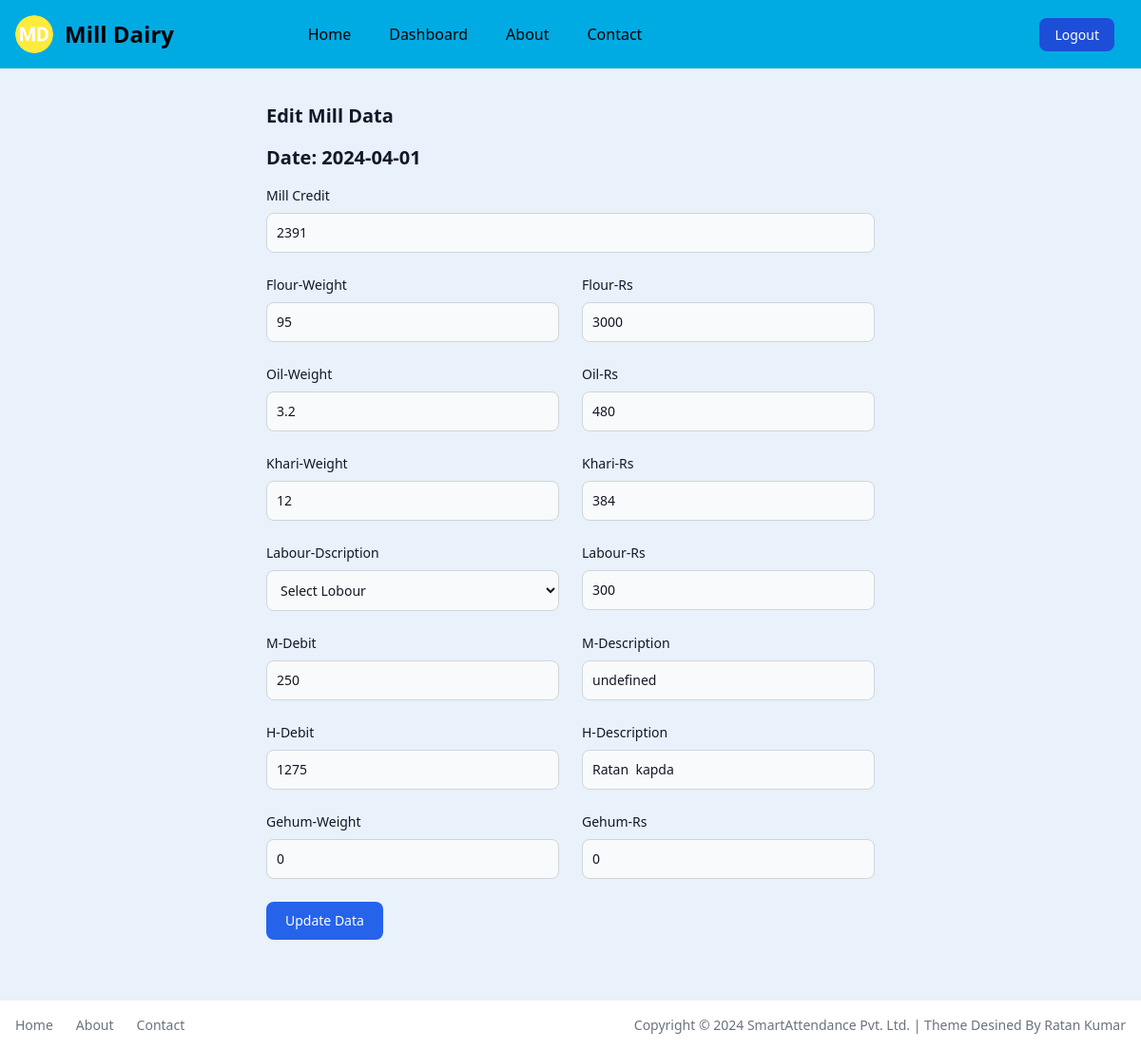
The app's page /edit_data/1 (signed in) with its own data.
### app.py (models this page shows, shortened)
class MillData(db.Model):
    id = db.Column(db.Integer, primary_key=True)
    user_id = db.Column(db.Integer, db.ForeignKey('user.id'), nullable=False)
    date = db.Column(db.Date, default=datetime.datetime.now)
    mill_credit = db.Column(db.Integer, nullable=False)
    flour_weight = db.Column(db.Integer, nullable=False)
    flour_rs = db.Column(db.Integer, nullable=False)
    oil_weight = db.Column(db.Integer, nullable=False)
    oil_rs = db.Column(db.Integer, nullable=False)
    khari_weight = db.Column(db.Integer, nullable=False)
    khari_rs = db.Column(db.Integer, nullable=False)
    labour_dscri = db.Column(db.String(100), nullable=False)
    labour_rs = db.Column(db.Integer, nullable=False)
    mill_debit = db.Column(db.Integer, nullable=False)
    mill_dscri = db.Column(db.String(100), nullable=False)
    home_debit = db.Column(db.Integer, nullable=False)
    home_dscri = db.Column(db.String(100), nullable=False)
    gehum_weight = db.Column(db.Integer, nullable=False)
    gehum_rs = db.Column(db.Integer, nullable=False)
    total_credit = db.Column(db.Integer, nullable=False)
    total_debit = db.Column(db.Integer, nullable=False)
    user = db.relationship('User', backref=db.backref('milldatas', lazy=True))

### app.py (the view)
@app.route('/edit_data/<int:data_id>', methods=['GET'])
def edit_data(data_id):
    if 'email' in session:
        user = User.query.filter_by(email=session['email']).first()
        mill_data = MillData.query.filter_by(id=data_id, user_id=user.id).first()
        if not mill_data:
            flash('Data not found or you do not have permission to edit this data.', 'error')
            return redirect('/dashboard')
        return render_template('edit_data.html', mill_data=mill_data)
    else:
        flash('You need to login first.', 'error')
        return redirect('/login')

### templates/edit_data.html (shortened to what this page needs)
{% extends 'layout.html' %}
{% block content %}
<div class="pt-[44px] w-full">
    <section class="bg-[#E9F1FA] dark:bg-gray-900">
        <div class="py-8 px-4 mx-auto max-w-2xl lg:py-16">
            <h2 class="mb-4 text-xl font-bold text-gray-900 dark:text-white">Edit Mill Data</h2>
            <h2 class="mb-4 text-xl font-bold text-gray-900 dark:text-white">Date: {{ mill_data.date }}</h2>
            <form action="{{ url_for('update_data', data_id=mill_data.id) }}" method="post">
                <div class="grid gap-4 sm:grid-cols-2 sm:gap-6">
                    <div class="sm:col-span-2">
                        <label for="Mill Credit" class="block mb-2 text-sm font-medium text-gray-900 dark:text-white">
                            Mill Credit
                        </label>
                        <input type="number" name="m_credit" value="{{ mill_data.mill_credit }}" class="bg-gray-50 border border-gray-300 text-gray-900 text-sm rounded-lg focus:ring-primary-600 focus:border-primary-600 block w-full p-2.5 dark:bg-gray-700 dark:border-gray-600 dark:placeholder-gray-400 dark:text-white dark:focus:ring-primary-500 dark:focus:border-primary-500" required>
                    </div>
                    <div>
                        <label for="Flour-Weight" class="block mb-2 text-sm font-medium text-gray-900 dark:text-white">
                            Flour-Weight
                        </label>
                        <input type="number" step="0.01" name="flour_weight" value="{{ mill_data.flour_weight }}" class="bg-gray-50 border border-gray-300 text-gray-900 text-sm rounded-lg focus:ring-primary-600 focus:border-primary-600 block w-full p-2.5 dark:bg-gray-700 dark:border-gray-600 dark:placeholder-gray-400 dark:text-white dark:focus:ring-primary-500 dark:focus:border-primary-500" required>
                    </div>
                    <div class="w-full">
                        <label for="FLOUR-Rs" class="block mb-2 text-sm font-medium text-gray-900 dark:text-white">
                            Flour-Rs
                        </label>
                        <input type="number" name="flour_rs" value="{{ mill_data.flour_rs }}" class="bg-gray-50 border border-gray-300 text-gray-900 text-sm rounded-lg focus:ring-primary-600 focus:border-primary-600 block w-full p-2.5 dark:bg-gray-700 dark:border-gray-600 dark:placeholder-gray-400 dark:text-white dark:focus:ring-primary-500 dark:focus:border-primary-500" required>
                    </div>
                    <div>
                        <label for="Oil-Weight" class="block mb-2 text-sm font-medium text-gray-900 dark:text-white">
                            Oil-Weight
                        </label>
                        <input type="number" step="0.01" name="oil_weight" value="{{ mill_data.oil_weight }}" class="bg-gray-50 border border-gray-300 text-gray-900 text-sm rounded-lg focus:ring-primary-600 focus:border-primary-600 block w-full p-2.5 dark:bg-gray-700 dark:border-gray-600 dark:placeholder-gray-400 dark:text-white dark:focus:ring-primary-500 dark:focus:border-primary-500" placeholder="12Kg" required="">
                    </div>
                    <div class="w-full">
                        <label for="Oil-Rs" class="block mb-2 text-sm font-medium text-gray-900 dark:text-white">
                            Oil-Rs
                        </label>
                        <input type="number" name="oil_rs" value="{{ mill_data.oil_rs }}" class="bg-gray-50 border border-gray-300 text-gray-900 text-sm rounded-lg focus:ring-primary-600 focus:border-primary-600 block w-full p-2.5 dark:bg-gray-700 dark:border-gray-600 dark:placeholder-gray-400 dark:text-white dark:focus:ring-primary-500 dark:focus:border-primary-500" placeholder="Rs.2999" required="">
                    </div>
                    <div>
                        <label for="khari-Weight" class="block mb-2 text-sm font-medium text-gray-900 dark:text-white">
                            Khari-Weight
                        </label>
                        <input type="number" step="0.01" name="khari_weight" value="{{ mill_data.khari_weight }}" class="bg-gray-50 border border-gray-300 text-gray-900 text-sm rounded-lg focus:ring-primary-600 focus:border-primary-600 block w-full p-2.5 dark:bg-gray-700 dark:border-gray-600 dark:placeholder-gray-400 dark:text-white dark:focus:ring-primary-500 dark:focus:border-primary-500" placeholder="12Kg" required="">
                    </div>
                    <div class="w-full">
                        <label for=" Khari-Rs" class="block mb-2 text-sm font-medium text-gray-900 dark:text-white">
                            Khari-Rs
                        </label>
                        <input type="number" name="khari_rs" value="{{ mill_data.khari_rs }}" class="bg-gray-50 border border-gray-300 text-gray-900 text-sm rounded-lg focus:ring-primary-600 focus:border-primary-600 block w-full p-2.5 dark:bg-gray-700 dark:border-gray-600 dark:placeholder-gray-400 dark:text-white dark:focus:ring-primary-500 dark:focus:border-primary-500" placeholder="Rs.2999" required="">
                    </div>
                    <div>
                        <label for="Labour-Dscri" class="block mb-2 text-sm font-medium text-gray-900 dark:text-white">
                            Labour-Dscription
                        </label>
                        <select id="category" name="labour_dscri" value="{{ mill_data.labour_dscri }}" required=""
                            class="bg-gray-50 border border-gray-300 text-gray-900 text-sm rounded-lg focus:ring-primary-500 focus:border-primary-500 block w-full p-2.5 dark:bg-gray-700 dark:border-gray-600 dark:placeholder-gray-400 dark:text-white dark:focus:ring-primary-500 dark:focus:border-primary-500">
                            <option selected="">Select Lobour</option>
                        </select>
                    </div>
                    <div class="w-full">
                        <label for="Labour-Rs" class="block mb-2 text-sm font-medium text-gray-900 dark:text-white">
                            Labour-Rs
                        </label>
                        <input type="number" name="labour_rs" value="{{ mill_data.labour_rs }}" class="bg-gray-50 border border-gray-300 text-gray-900 text-sm rounded-lg focus:ring-primary-600 focus:border-primary-600 block w-full p-2.5 dark:bg-gray-700 dark:border-gray-600 dark:placeholder-gray-400 dark:text-white dark:focus:ring-primary-500 dark:focus:border-primary-500" placeholder="Rs.2999" required="">
                    </div>
                    <div class="w-full">
                        <label for="M-Debit" class="block mb-2 text-sm font-medium text-gray-900 dark:text-white">
                            M-Debit
                        </label>
                        <input type="number" name="mill_debit" value="{{ mill_data.mill_debit }}" class="bg-gray-50 border border-gray-300 text-gray-900 text-sm rounded-lg focus:ring-primary-600 focus:border-primary-600 block w-full p-2.5 dark:bg-gray-700 dark:border-gray-600 dark:placeholder-gray-400 dark:text-white dark:focus:ring-primary-500 dark:focus:border-primary-500" placeholder="Rs.2999" required="">
                    </div>
                    <div class="w-full">
                        <label for="M-Description" class="block mb-2 text-sm font-medium text-gray-900 dark:text-white">
                            M-Description
                        </label>
                        <input type="text" name="mill_dscri" value="{{ mill_data.mill_dscri }}" class="bg-gray-50 border border-gray-300 text-gray-900 text-sm rounded-lg focus:ring-primary-600 focus:border-primary-600 block w-full p-2.5 dark:bg-gray-700 dark:border-gray-600 dark:placeholder-gray-400 dark:text-white dark:focus:ring-primary-500 dark:focus:border-primary-500" placeholder="Mill Description" required="">
                    </div>
                    <div class="w-full">
                        <label for="H-Debit" class="block mb-2 text-sm font-medium text-gray-900 dark:text-white">
                            H-Debit
                        </label>
                        <input type="number" name="home_debit" value="{{ mill_data.home_debit }}" class="bg-gray-50 border border-gray-300 text-gray-900 text-sm rounded-lg focus:ring-primary-600 focus:border-primary-600 block w-full p-2.5 dark:bg-gray-700 dark:border-gray-600 dark:placeholder-gray-400 dark:text-white dark:focus:ring-primary-500 dark:focus:border-primary-500" placeholder="Rs.2999" required="">
                    </div>
                    <div class="w-full">
                        <label for="H-Description" class="block mb-2 text-sm font-medium text-gray-900 dark:text-white">
                            H-Description
                        </label>
                        <input type="text" name="home_dscri" value="{{ mill_data.home_dscri }}" class="bg-gray-50 border border-gray-300 text-gray-900 text-sm rounded-lg focus:ring-primary-600 focus:border-primary-600 block w-full p-2.5 dark:bg-gray-700 dark:border-gray-600 dark:placeholder-gray-400 dark:text-white dark:focus:ring-primary-500 dark:focus:border-primary-500" placeholder="Home Description" required="">
                    </div>
                    <div>
                        <label for="Gehum-Weight" class="block mb-2 text-sm font-medium text-gray-900 dark:text-white">
                            Gehum-Weight
                        </label>
                        <input type="number" step="0.01" name="gehum_weight" value="{{ mill_data.gehum_weight }}" class="bg-gray-50 border border-gray-300 text-gray-900 text-sm rounded-lg focus:ring-primary-600 focus:border-primary-600 block w-full p-2.5 dark:bg-gray-700 dark:border-gray-600 dark:placeholder-gray-400 dark:text-white dark:focus:ring-primary-500 dark:focus:border-primary-500" placeholder="12Kg" required="">
                    </div>
                    <div class="w-full">
                        <label for=" Gehum-Rs" class="block mb-2 text-sm font-medium text-gray-900 dark:text-white">
                            Gehum-Rs
                        </label>
                        <input type="number" name="gehum_rs" value="{{ mill_data.gehum_rs }}" class="bg-gray-50 border border-gray-300 text-gray-900 text-sm rounded-lg focus:ring-primary-600 focus:border-primary-600 block w-full p-2.5 dark:bg-gray-700 dark:border-gray-600 dark:placeholder-gray-400 dark:text-white dark:focus:ring-primary-500 dark:focus:border-primary-500" placeholder="Rs.2999" required="">
                    </div>
                </div>
                <button type="submit" class="inline-flex items-center px-5 py-2.5 mt-4 sm:mt-6 text-sm font-medium text-center text-white bg-[#2563eb] rounded-lg focus:ring-4 focus:ring-primary-200 dark:focus:ring-primary-900 hover:bg-primary-800">
                    Update Data
                </button>
            </form>
        </div>
    </section>
</div>
{% endblock %}

### records on screen
MillData: date "2024-04-01", m_credit "2391", flour_weight "95", flour_rs "3000", oil_weight "3.2", oil_rs "480", khari_weight "12", khari_rs "384", labour_dscri "Select Lobour", labour_rs "300", mill_debit "250", mill_dscri "undefined", home_debit "1275", home_dscri "Ratan kapda", gehum_weight "0", gehum_rs "0"
